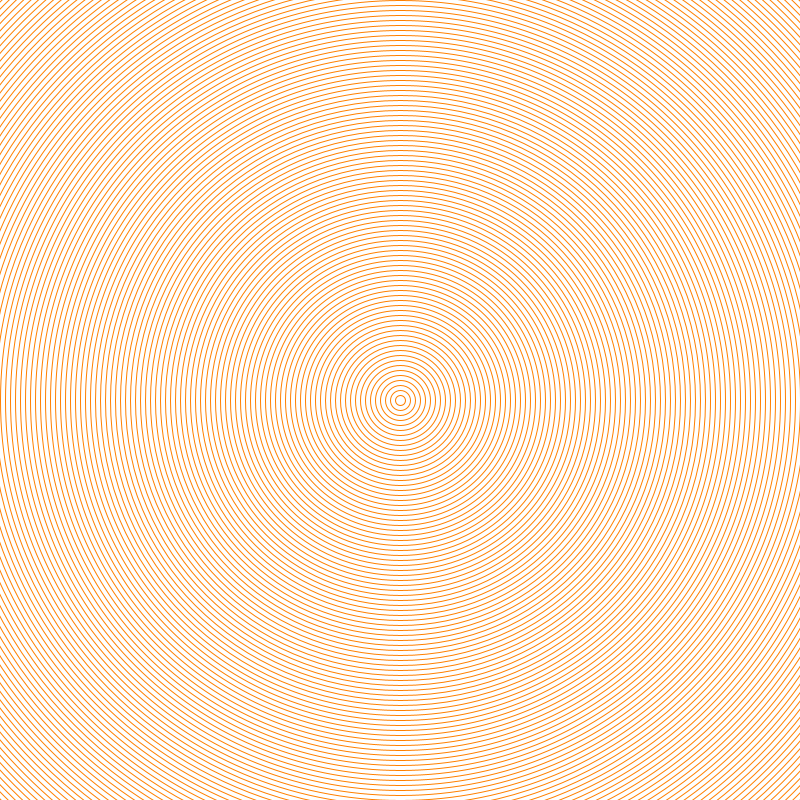
Frame 1 (no input)
Frame 60 (the mouse pressed at the canvas centre just before this capture): identical to frame 1, image omitted
Frame 120 (the mouse held since frame 60 and released just before this capture): blank canvas, image omitted

The Processing sketch that drew this single still picture (run headless with seeded random() and noise(); from frame 60 on, the mouse is pressed at the canvas centre):

// Processing sketch: ejercicio_05
// ── ejercicio_05.pde
void setup() {
  size(800, 800);
  noFill();
  stroke(255, 128, 0);
}


void draw() {

  background(255);

  int cantidad_de_circulos = int(dist(mouseX, mouseY, width/2, height/2)/5);

  for (int i = 0; i <= cantidad_de_circulos; i ++) {

    ellipse(width/2, height/2, i * 10, i * 10);
  }
}
